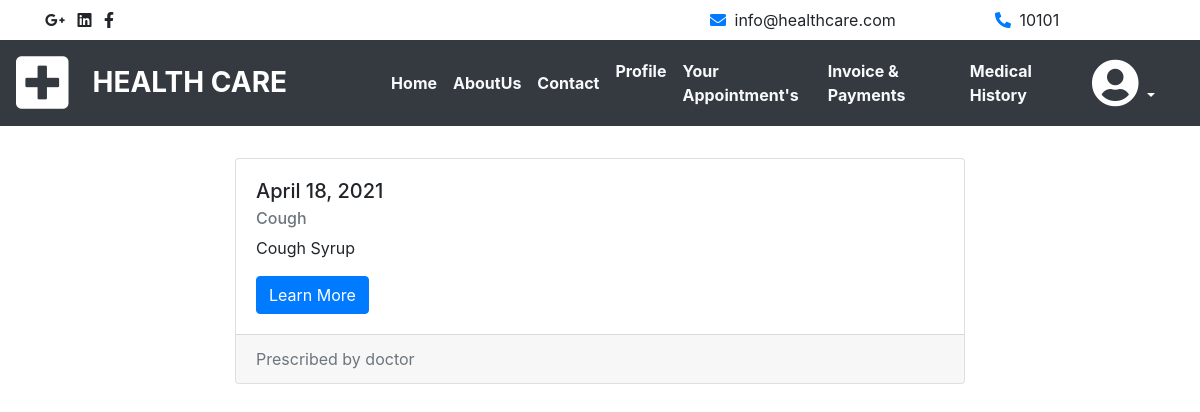
/medHistory/ (signed in), run on the app's committed database.
### appointment/models.py (models this page shows, shortened)
class Prescription(models.Model):
    doctor = models.ForeignKey(User, on_delete=models.CASCADE, related_name='doctor_prescription')
    patient = models.ForeignKey(User, on_delete=models.CASCADE, related_name='patient_prescription')
    date = models.DateField(auto_now_add=True)
    symptoms = models.CharField(max_length=200)
    prescription = models.TextField()

### account/models.py (models this page shows, shortened)
class User(AbstractUser):
    usertype = models.CharField(choices=USER_CHOICES, max_length=2)
    class Meta:
        ordering = ('id',)

### appointment/views.py (the view)
# urls.py: path("medHistory/", MedicalHistoryView.as_view(), name="med-history"),
class MedicalHistoryView(ListView):
    login_url = '/login/'
    redirect_field_name = 'account:login'
    def get_queryset(self):
        return Prescription.objects.filter(patient=self.request.user).order_by('-date')

### appointment/templates/appointment/prescription_list.html (shortened to what this page needs)
{% extends 'base.html' %}
{% load widget_tweaks %}
{% block content %}
    <div class="container">
        <div class="row my-3">
            <div class="col"></div>
            <div class="col-8">
                {% for prescription in prescription_list %}
                    <div class="card my-3">
                      <div class="card-body">
                        <h5 class="card-title">{{prescription.date}}</h5>
                        <h6 class="card-subtitle mb-2 text-muted">{{prescription.symptoms}}</h6>
                        <p class="card-text">{{prescription.prescription}}</p>
                        <a href="#" class="btn btn-primary">Learn More</a>
                      </div>
                        <div class="card-footer text-muted">
                            {% if user.usertype == 'D' %}
                                Prescribed to {{prescription.patient}}
                            {% else %}
                                Prescribed by {{prescription.doctor}}
                            {% endif%}
                        </div>
                    </div>
                {% endfor %}
            </div>
            <div class="col"></div>
        </div>
    </div>
{% endblock %}

### data on the page
Prescription: date "April 18, 2021", symptoms "Cough", prescription "Cough Syrup", doctor "doctor"
